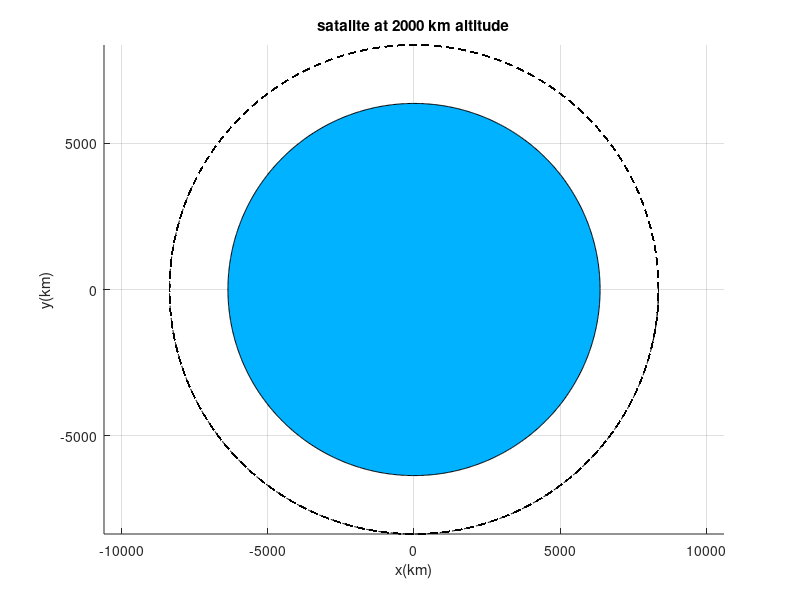

The MATLAB script that drew this image: (Note: this script raises an error after producing the figure.)
%Gravitational parameters for earth
mu=398600 ; %km3 per sec2 
%altitude of satallite in km 
alt=2000
re=6371 %radius of earth
ro=re+alt  %radius of orbit

x_sat=ro
y_sat=2000
%line([0 x_sat],[0 y_sat],'color','k','linestyle','--')
%{plot(x_sat ,y_sat, 'ro','MarkerSize',8,'MarkerFaceColor','r')}
hold on;
axis equal;
grid on;
xlabel('x(km)');
ylabel('y(km)');
title('satalite at 2000 km altitude');
theta=linspace(0,2*pi,1000);
x_earth=re*cos(theta);
y_earth=re*sin(theta);
fill(x_earth,y_earth,[0 0.7 1]);

%revolving the satallite
n_frames=200
theta_sat=linspace(0,2*pi,n_frames)

for i=1:n_frames
      x=ro*cos(theta_sat(i));
      y=ro*sin(theta_sat(i));

      h=plot(x,y,'ro','MarkerSize',8,'MarkerFaceColor','r');

      pause(0.05)
      
      delete(h);
      theta_orbit=linspace(0,2*pi,1000);
x_orbit=ro*cos(theta_orbit);
y_orbit=ro*sin(theta_orbit);
plot(x_orbit,y_orbit,'k--')
end
close(v);
